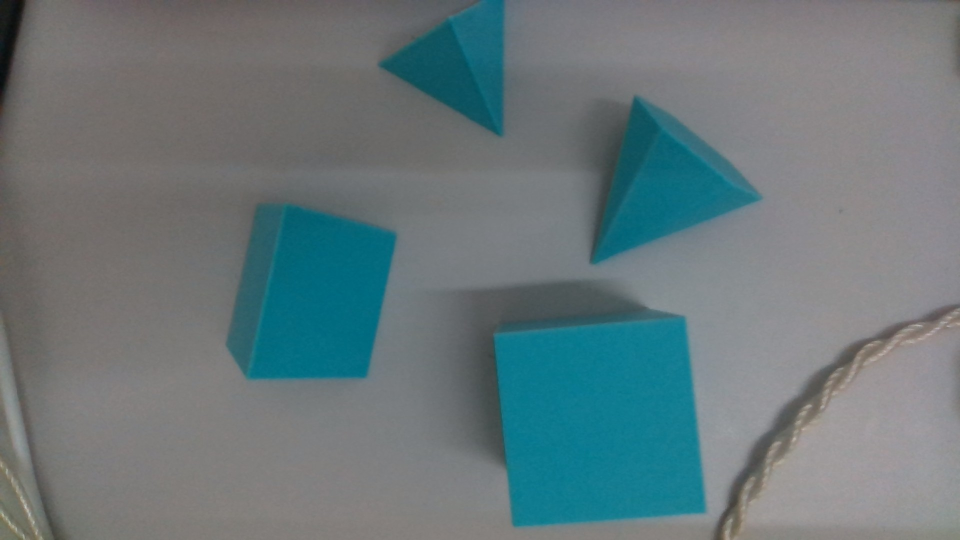
#> input picture fixtures/rgb/mixed-scenes/WIN_20260826_09_06_15_Pro.jpg, 1920 x 1080 px (shown at 1/2 size)
$ python -i scene_image.py   (imports and definitions only)
#> lines starting #> are read from the running program, lines starting #| are printed output that depends on the picture; after the words box and inside, x2 and y2 are one past the last pixel; in counts of white or black regions, pixels touching at a corner belong together
#> further down, picture is the input picture: shape (1080, 1920, 3); mean B, G, R 123, 119.8, 104.2
from __future__ import annotations

import json
import time
from dataclasses import dataclass
from pathlib import Path
from typing import Any

import cv2
import numpy as np

from .geometry_edges import EdgeTopology, extract_edge_topology, render_edge_lines
from .geometry_models import GeometryPrediction
from .geometry_rgb import GeometryPreprocessed, GeometryRGBModel, preprocess_geometry_object
from .single_image import DEFAULT_GEOMETRY_MODEL, GeometryImagePredictor


# [19 lines that did not run here, left out]


# [39 lines that did not run here, left out]


# [108 lines that did not run here, left out]


@dataclass(frozen=True)
class _SceneComponent:
    mask: np.ndarray
    complete_in_frame: bool


def _separate_object_masks(
    image_bgr: np.ndarray,
) -> tuple[list[_SceneComponent], np.ndarray]:
    hsv = cv2.cvtColor(image_bgr, cv2.COLOR_BGR2HSV)
#> hsv: shape (1080, 1920, 3); mean H, S, V 76.4, 47.6, 125.4
    combined = ((hsv[:, :, 1] >= 45) & (hsv[:, :, 2] >= 30)).astype(np.uint8) * 255
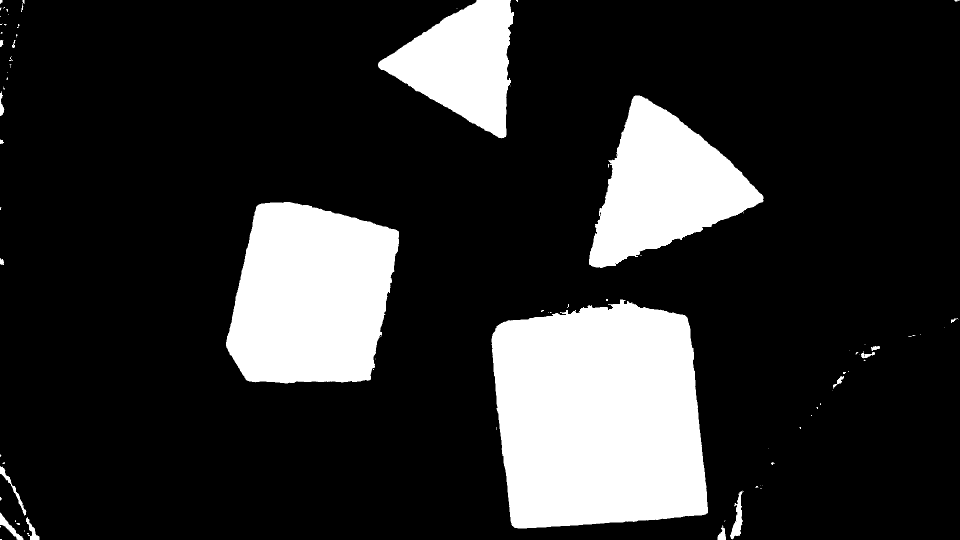
#> combined: shape (1080, 1920) (shown at 1/2 size); 18.3% white; 94 white regions (69 under 20 px), largest, box (x1, y1, x2, y2) and area: (983, 599, 1416, 1057) 167599, (452, 404, 798, 767) 99939, (1178, 191, 1527, 536) 64029
    kernel = cv2.getStructuringElement(cv2.MORPH_ELLIPSE, (7, 7))
    combined = cv2.morphologyEx(combined, cv2.MORPH_OPEN, kernel)
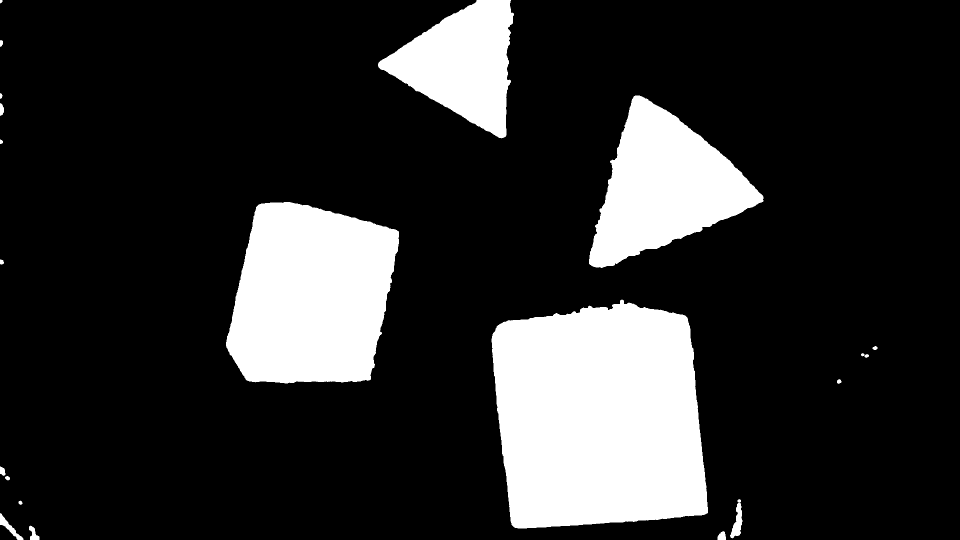
#> combined: shape (1080, 1920) (shown at 1/2 size); 18.2% white; 20 white regions, largest, box (x1, y1, x2, y2) and area: (983, 599, 1416, 1057) 167400, (452, 404, 798, 767) 99888, (1178, 191, 1527, 536) 63831
    combined = cv2.morphologyEx(combined, cv2.MORPH_CLOSE, kernel, iterations=2)
#> combined: shape (1080, 1920); 18.2% white; 18 white regions, largest, box (x1, y1, x2, y2) and area: (983, 599, 1416, 1057) 167515, (452, 404, 798, 767) 99915, (1178, 191, 1527, 536) 63932
    if cv2.countNonZero(combined) == 0:
        lab = cv2.cvtColor(image_bgr, cv2.COLOR_BGR2LAB).astype(np.float32)
        border = np.concatenate((lab[0], lab[-1], lab[:, 0], lab[:, -1]), axis=0)
        delta = np.linalg.norm(lab - np.median(border, axis=0), axis=2)
        combined = (delta >= 24.0).astype(np.uint8) * 255
        combined = cv2.morphologyEx(combined, cv2.MORPH_OPEN, kernel)
        combined = cv2.morphologyEx(combined, cv2.MORPH_CLOSE, kernel, iterations=2)

    count, labels, stats, _ = cv2.connectedComponentsWithStats(combined, 8)
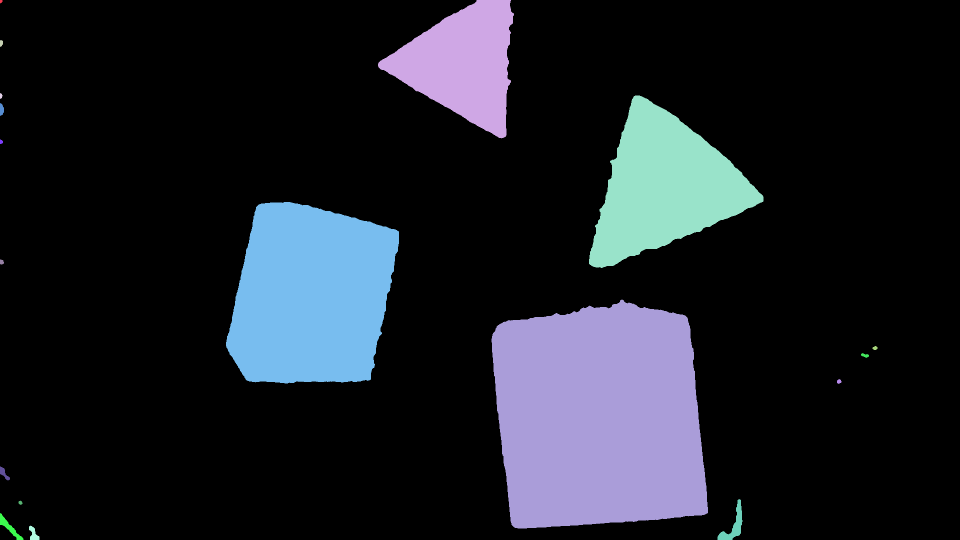
#> labels: shape (1080, 1920) int32 (shown at 1/2 size); 19 distinct labels, from 0 to 18; one colour per label, 0 black
#> count = 19; stats = 19 rows, first 6: [0, 0, 1920, 1080, 1696299], [0, 0, 5, 7, 28], [756, 0, 272, 277, 42714], [0, 80, 6, 14, 66], [0, 186, 5, 12, 43], [1178, 191, 349, 345, 63932]
    image_area = image_bgr.shape[0] * image_bgr.shape[1]
#> image_area = 2073600
    minimum_area = max(250, int(round(image_area * 0.0004)))
#> minimum_area = 829
    maximum_area = int(round(image_area * 0.25))
#> maximum_area = 518400
    hsv = cv2.cvtColor(image_bgr, cv2.COLOR_BGR2HSV)
    masks: list[tuple[tuple[int, int], _SceneComponent]] = []
    for label in range(1, count):
        x, y, width, height, area = stats[label]
        touches_border = (
            x <= 3
            or y <= 3
            or x + width >= image_bgr.shape[1] - 3
            or y + height >= image_bgr.shape[0] - 3
        )
        component = labels == label
        fill_ratio = float(area) / max(width * height, 1)
        median_saturation = float(np.median(hsv[:, :, 1][component]))
        median_value = float(np.median(hsv[:, :, 2][component]))
        # The current competition samples are strongly coloured. These quality
        # gates remove dark cables and thin tray accessories that occasionally
        # pass the permissive foreground threshold.
        foreground_quality_ok = (
            fill_ratio >= 0.45
            and median_saturation >= 100.0
            and median_value >= 55.0
        )
        if not minimum_area <= area <= maximum_area or not foreground_quality_ok:
            continue
        masks.append(
            (
                (y, x),
                _SceneComponent(
                    component.astype(np.uint8) * 255,
                    complete_in_frame=not touches_border,
                ),
            )
        )
#> this loop made 18 passes
#> (x, y, width, height, area, touches_border, fill_ratio, median_saturation) on passes 1 to 12: (0, 0, 5, 7, 28, True, 0.8, 90), (756, 0, 272, 277, 42714, True, 0.567, 212), (0, 80, 6, 14, 66, True, 0.786, 119.5), (0, 186, 5, 12, 43, True, 0.717, 64), (1178, 191, 349, 345, 63932, False, 0.531, 214), (0, 206, 8, 26, 157, True, 0.755, 71), (0, 279, 6, 9, 43, True, 0.796, 50), (452, 404, 346, 363, 99915, False, 0.796, 249), (0, 519, 8, 10, 65, True, 0.812, 49), (983, 599, 433, 458, 167515, False, 0.845, 229), (1745, 692, 10, 8, 59, False, 0.738, 47), (1722, 706, 16, 10, 90, False, 0.562, 46)
#> pass 1, in _separate_object_masks, `component = labels == label`:
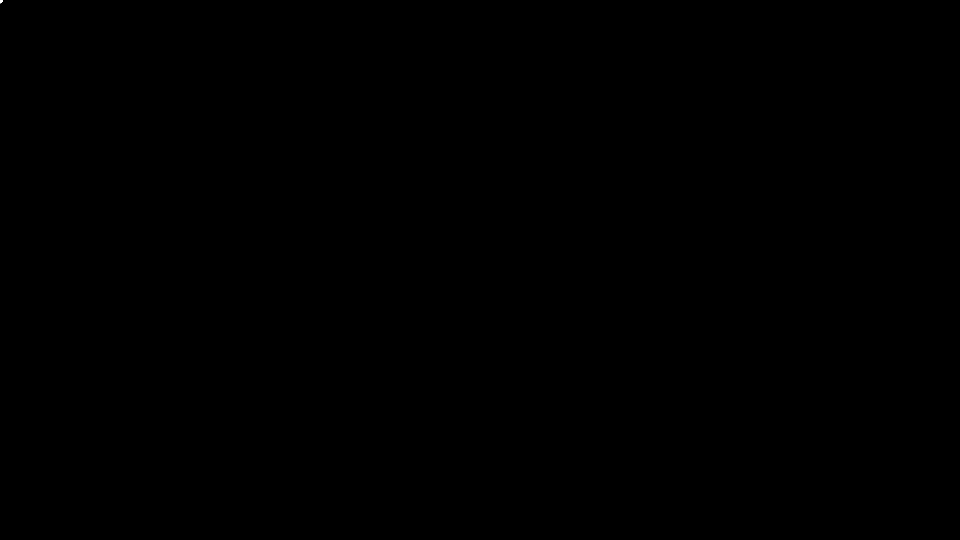
#> component: shape (1080, 1920) bool (shown at 1/2 size); 0% white; 1 white region, box (x1, y1, x2, y2) and area: (0, 0, 5, 7) 28
#> pass 2, in _separate_object_masks, `component = labels == label`:
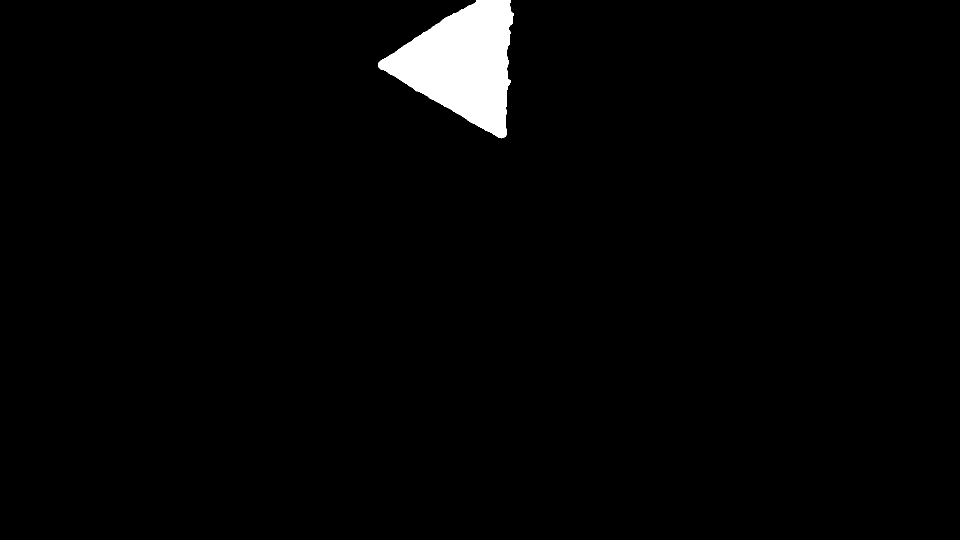
#> component: shape (1080, 1920) bool (shown at 1/2 size); 2.1% white; 1 white region, box (x1, y1, x2, y2) and area: (756, 0, 1028, 277) 42714
#> after the loop: component: shape (1080, 1920) bool; 0.02% white; 1 white region, box (x1, y1, x2, y2) and area: (58, 1051, 79, 1080) 335
#> after the loop, masks = 4 items
    masks.sort(key=lambda item: item[0])
    return [component for _, component in masks], combined


# [22 lines that did not run here, left out]


# [65 lines that did not run here, left out]

>>> import cv2
>>> picture = cv2.imread('../../../fixtures/rgb/mixed-scenes/WIN_20260826_09_06_15_Pro.jpg')
>>> result = _separate_object_masks(picture)
